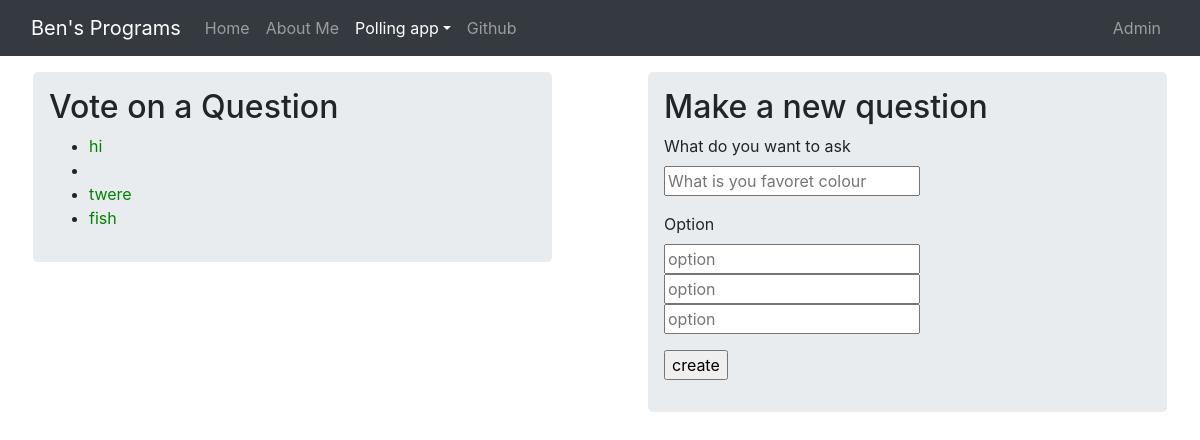
/polls/, run on an earlier commit of the app's database.
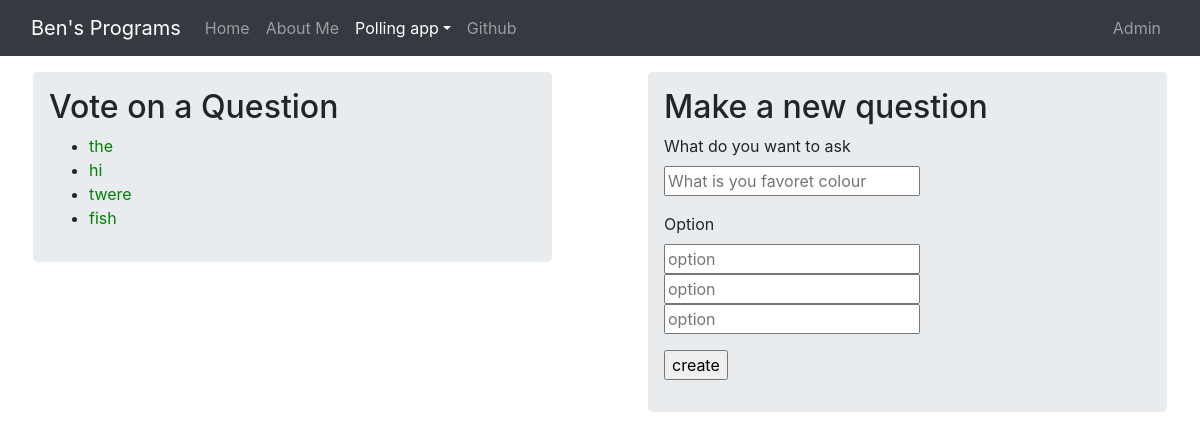
And on a later commit of the database.
### polls/models.py (models this page shows, shortened)
class Question(models.Model):
    question_text = models.CharField(max_length=200)
    date = models.DateTimeField('date published')

### polls/views.py (the view)
# urls.py: path('', views.Index.as_view(), name='index'),
class Index(generic.ListView):
    template_name = 'polls/index.html'
    context_object_name = 'question_list'
    def get_queryset(self):
        return Question.objects.order_by('-date')

### polls/templates/polls/index.html (shortened to what this page needs)
{% load static %}
<link rel="stylesheet" type="text/css" href="{% static 'polls/style.css' %}">
<link rel="stylesheet" href="https://stackpath.bootstrapcdn.com/bootstrap/4.4.1/css/bootstrap.min.css">
<head>
</head>
<body class="">
  <nav class="navbar navbar-expand-md navbar-dark bg-dark mb-3">
    <div class="container-fluid">
        <a href="#" class="navbar-brand mr-3">Ben's Programs</a>
        <div class="collapse navbar-collapse" id="navbarCollapse">
            <div class="navbar-nav">
              <a href="#" class="nav-item nav-link">Home</a>
              <a href="#" class="nav-item nav-link">About Me</a>
              <div class="nav-item dropdown">
                  <a href="#" class="nav-link dropdown-toggle active" data-toggle="dropdown">Polling app</a>
              </div>
              <a href="https://github.com/Fish4203" class="nav-item nav-link" tabindex="-1">Github</a>
            </div>
            <div class="navbar-nav ml-auto">
                <a href="http://127.0.0.1:8000/admin/" class="nav-item nav-link">Admin</a>
            </div>
        </div>
    </div>
  </nav>
  <div class="fluid-container">
    <div class="row ">
        <div class="col px-md-5   ">
          <div class="p-3 jumbotron">
            <h2>Vote on a Question</h2>
            {% if question_list %}
              <ul>
                {% for question in question_list %}
                  <li><a href="{% url 'polls:detail' question.id %}"> {{ question.question_text }} </a></li>
                {% endfor %}
              </ul>
            {% else %}
              <p>There are no polls <p>
            {% endif %}
          </div>
        </div>
        <div class="col px-md-5 ">
          <div class="p-3 jumbotron">
            <h2>Make a new question</h2>
            <form class="create" action="{% url 'polls:new_question' %}" method="post">
              <div class="form-group">
                <label for="question_name">What do you want to ask</label><br>
                <input type="text" name="question_name" id="question_name" placeholder="What is you favoret colour"><br>
              </div>
              <div class="form-group">
                <label for="option">Option</label><br>
                <input type="text" id="option" name="option1" placeholder="option"><br>
                <input type="text" id="option" name="option2" placeholder="option"><br>
                <input type="text" id="option" name="option3" placeholder="option">
              </div>
              <input type="submit" value="create">
            </form>
          </div>
        </div>
    </div>
  </div>
</body>

### polls/static/polls/style.css (style rules this page uses)
li a { color: green; }

What changed in the data, as far as the page shows it:
added Question: question_text "the"
